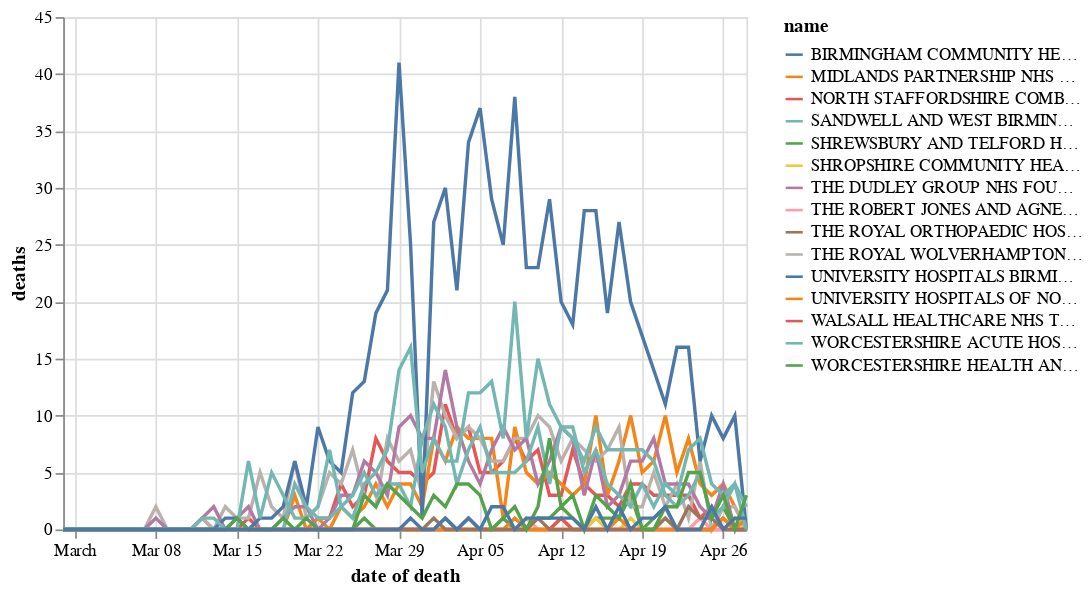

Write notebook code for a chart like this one.
### Markdown cell above
## Deaths on date died by trust

### Code cell
chart_doddbt = our_trusts_historical.copy()
chart_doddbt_latest = chart_doddbt['date reported'].max()
chart_doddbt = chart_doddbt[chart_doddbt['date reported'] == chart_doddbt_latest]
chart_doddbt = chart_doddbt.groupby(['code','name','date of death'], as_index=False)['deaths'].sum()
chart_doddbt['cumulative deaths'] = chart_doddbt.groupby('name').cumsum()

alt.Chart(chart_doddbt).mark_line().encode(
    x='date of death',
    y='deaths',
    color='name'
)

### Figure 1 — Vega-Lite specification as saved in the notebook (floating-point values rounded to 4 significant figures; data arrays with more than 128 entries replaced by an {"elided": "..."} marker saying what was removed)
{"config": {"view": {"continuousWidth": 400, "continuousHeight": 300}}, "data": {"name": "data-83babb317079a1cac4e3842ff1803417"}, "mark": "line", "encoding": {"color": {"type": "nominal", "field": "name"}, "x": {"type": "temporal", "field": "date of death"}, "y": {"type": "quantitative", "field": "deaths"}}, "$schema": "https://vega.github.io/schema/vega-lite/v4.8.1.json", "datasets": {"data-83babb317079a1cac4e3842ff1803417": {"elided": "900 records"}}}
